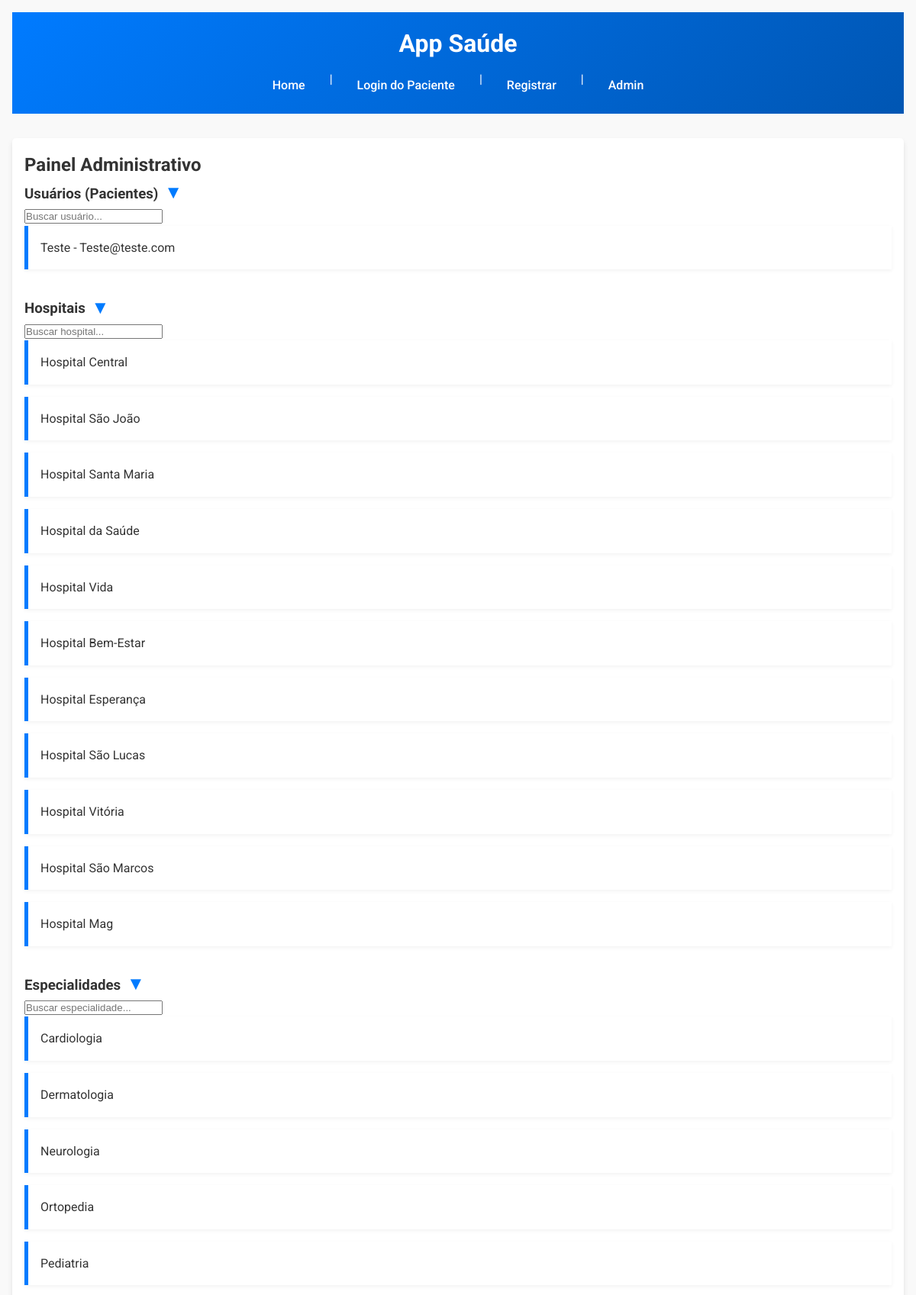
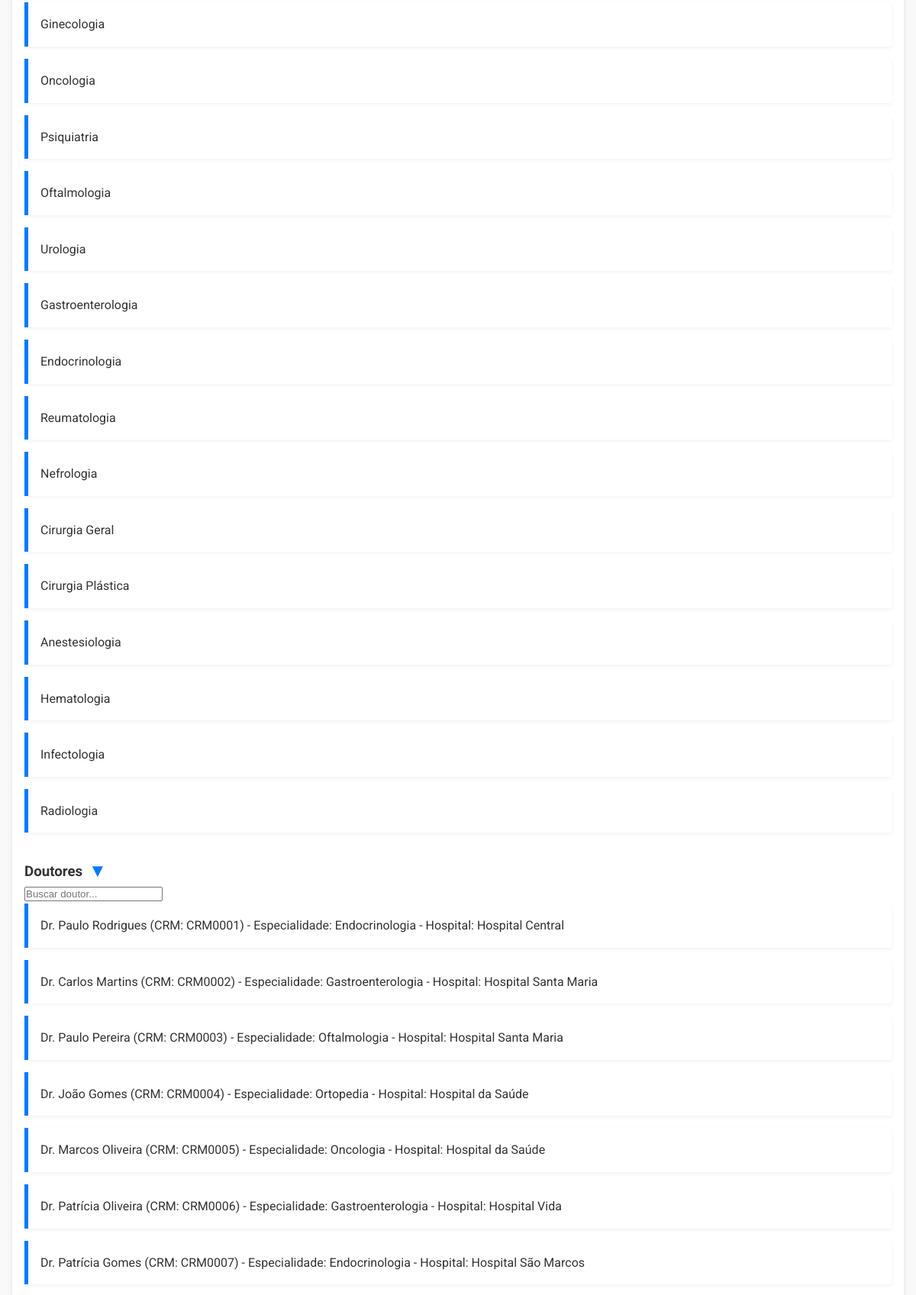
/admin/ (signed in, upper part), run on the app's committed database (2 pictures, top to bottom).
### models.py (models this page shows)
class User(db.Model):
    __tablename__ = 'users'
    id = db.Column(db.Integer, primary_key=True)
    name = db.Column(db.String(255), nullable=False)
    email = db.Column(db.String(255), unique=True, nullable=False)
    password_hash = db.Column(db.String(255), nullable=False)
    appointments = db.relationship('Appointment', backref='user', cascade="all, delete", lazy=True)

class Hospital(db.Model):
    __tablename__ = 'hospitals'
    id = db.Column(db.Integer, primary_key=True)
    name = db.Column(db.String(255), unique=True, nullable=False)

class Specialty(db.Model):
    __tablename__ = 'specialties'
    id = db.Column(db.Integer, primary_key=True)
    name = db.Column(db.String(255), unique=True, nullable=False)
    doctors = db.relationship('Doctor', backref='specialty', cascade="all, delete", lazy=True)

class Doctor(db.Model):
    __tablename__ = 'doctors'
    id = db.Column(db.Integer, primary_key=True)
    name = db.Column(db.String(255), nullable=False)
    crm = db.Column(db.String(100), nullable=False)
    specialty_id = db.Column(db.Integer, db.ForeignKey('specialties.id'), nullable=False)
    hospital_id = db.Column(db.Integer, db.ForeignKey('hospitals.id'), nullable=False)
    hospital = db.relationship('Hospital', backref='doctors')

### routes/admin_routes.py (the view)
@admin_bp.route('/')
@admin_required
def admin_dashboard():
    users = User.query.all()
    specialties = Specialty.query.all()
    doctors = Doctor.query.all()
    hospitals = Hospital.query.all()
    return render_template('admin_dashboard.html', users=users, specialties=specialties, doctors=doctors, hospitals=hospitals)

### routes/admin_routes.py (called while the page is built)
def admin_required(func):
    @wraps(func)
    def decorated_function(*args, **kwargs):
        if not session.get('admin_id'):
            flash('Acesso negado. Faça login como administrador.', 'error')
            return redirect(url_for('admin_auth_bp.admin_login'))
        return func(*args, **kwargs)
    return decorated_function

### templates/admin_dashboard.html (shortened to what this page needs)
{% extends "base.html" %}
{% block content %}
  <h2>Painel Administrativo</h2>
  <section>
    <h3>
      Usuários (Pacientes)
      <button class="toggle-btn" onclick="toggleVisibility('users-list', this)">
        <span class="toggle-icon">&#9660;</span>
      </button>
    </h3>
    <div id="users-list">
      <input type="text" id="user-search" placeholder="Buscar usuário..." onkeyup="filterList('users-list', 'user-search')">
      <ul>
        {% for user in users %}
          <li>{{ user.name }} - {{ user.email }}</li>
        {% else %}
          <li>Nenhum usuário cadastrado.</li>
        {% endfor %}
      </ul>
    </div>
  </section>
  <section>
    <h3>
      Hospitais
      <button class="toggle-btn" onclick="toggleVisibility('hospitals-list', this)">
        <span class="toggle-icon">&#9660;</span>
      </button>
    </h3>
    <div id="hospitals-list">
      <input type="text" id="hospital-search" placeholder="Buscar hospital..." onkeyup="filterList('hospitals-list', 'hospital-search')">
      <ul>
        {% for hospital in hospitals %}
          <li>{{ hospital.name }}</li>
        {% else %}
          <li>Nenhum hospital cadastrado.</li>
        {% endfor %}
      </ul>
    </div>
  </section>
  <section>
    <h3>
      Especialidades
      <button class="toggle-btn" onclick="toggleVisibility('specialties-list', this)">
        <span class="toggle-icon">&#9660;</span>
      </button>
    </h3>
    <div id="specialties-list">
      <input type="text" id="specialty-search" placeholder="Buscar especialidade..." onkeyup="filterList('specialties-list', 'specialty-search')">
      <ul>
        {% for spec in specialties %}
          <li>{{ spec.name }}</li>
        {% else %}
          <li>Nenhuma especialidade cadastrada.</li>
        {% endfor %}
      </ul>
    </div>
  </section>
  <section>
    <h3>
      Doutores
      <button class="toggle-btn" onclick="toggleVisibility('doctors-list', this)">
        <span class="toggle-icon">&#9660;</span>
      </button>
    </h3>
    <div id="doctors-list">
      <input type="text" id="doctor-search" placeholder="Buscar doutor..." onkeyup="filterList('doctors-list', 'doctor-search')">
      <ul>
        {% for doc in doctors %}
          <li>{{ doc.name }} (CRM: {{ doc.crm }}) - Especialidade: {{ doc.specialty.name }} - Hospital: {{ doc.hospital.name }}</li>
        {% else %}
          <li>Nenhum doutor cadastrado.</li>
        {% endfor %}
      </ul>
    </div>
  </section>
{% endblock %}

### static/css/style.css (style rules this page uses)
:root { --primary-color: #007BFF; --primary-dark: #0056b3; --light-bg: #f9f9f9; --text-color: #333; --header-bg: linear-gradient(135deg, #007BFF, #0056b3); --border-radius: 5px; --transition-speed: 0.3s; }
* { margin: 0; padding: 0; box-sizing: border-box; }
body { font-family: 'Roboto', sans-serif; background: var(--light-bg); color: var(--text-color); line-height: 1.6; padding: 1rem; }
ul { list-style: none; padding: 0; }
ul li { background: #fff; margin-bottom: 1rem; padding: 1rem; border-left: 5px solid var(--primary-color); box-shadow: 0 2px 5px rgba(0, 0, 0, 0.05); }
.toggle-btn { background: none; border: none; cursor: pointer; font-size: 1.5rem; color: var(--primary-color); transition: color var(--transition-speed), transform var(--transition-speed); padding: 0.2rem; }
section { margin-bottom: 2rem; }

### data on the page
User: name "Teste", email "Teste@teste.com"
Hospital: name "Hospital Central"
Hospital: name "Hospital São João"
Hospital: name "Hospital Santa Maria"
Hospital: name "Hospital da Saúde"
Hospital: name "Hospital Vida"
Hospital: name "Hospital Bem-Estar"
Hospital: name "Hospital Esperança"
Hospital: name "Hospital São Lucas"
Hospital: name "Hospital Vitória"
Hospital: name "Hospital São Marcos"
Hospital: name "Hospital Mag"
Specialty: name "Cardiologia"
Specialty: name "Dermatologia"
Specialty: name "Neurologia"
Specialty: name "Ortopedia"
Specialty: name "Pediatria"
Specialty: name "Ginecologia"
Specialty: name "Oncologia"
Specialty: name "Psiquiatria"
Specialty: name "Oftalmologia"
Specialty: name "Urologia"
Specialty: name "Gastroenterologia"
Specialty: name "Endocrinologia"
Specialty: name "Reumatologia"
Specialty: name "Nefrologia"
Specialty: name "Cirurgia Geral"
Specialty: name "Cirurgia Plástica"
Specialty: name "Anestesiologia"
Specialty: name "Hematologia"
Specialty: name "Infectologia"
Specialty: name "Radiologia"
Doctor: name "Dr. Paulo Rodrigues", crm "CRM0001", specialty.name "Endocrinologia", hospital.name "Hospital Central"
Doctor: name "Dr. Carlos Martins", crm "CRM0002", specialty.name "Gastroenterologia", hospital.name "Hospital Santa Maria"
Doctor: name "Dr. Paulo Pereira", crm "CRM0003", specialty.name "Oftalmologia", hospital.name "Hospital Santa Maria"
Doctor: name "Dr. João Gomes", crm "CRM0004", specialty.name "Ortopedia", hospital.name "Hospital da Saúde"
Doctor: name "Dr. Marcos Oliveira", crm "CRM0005", specialty.name "Oncologia", hospital.name "Hospital da Saúde"
Doctor: name "Dr. Patrícia Oliveira", crm "CRM0006", specialty.name "Gastroenterologia", hospital.name "Hospital Vida"
Doctor: name "Dr. Patrícia Gomes", crm "CRM0007", specialty.name "Endocrinologia", hospital.name "Hospital São Marcos"
